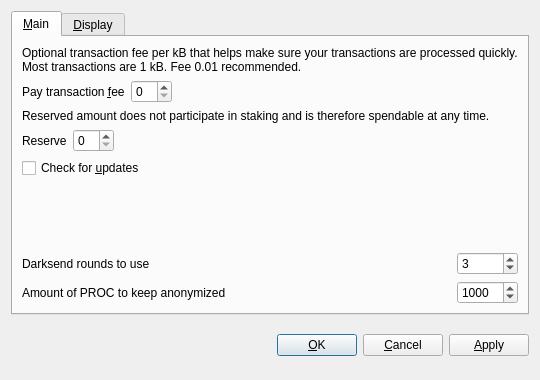
<?xml version="1.0" encoding="UTF-8"?>
<ui version="4.0">
 <class>OptionsDialog</class>
 <widget class="QDialog" name="OptionsDialog">
  <property name="geometry">
   <rect>
    <x>0</x>
    <y>0</y>
    <width>540</width>
    <height>380</height>
   </rect>
  </property>
  <property name="windowTitle">
   <string>Options</string>
  </property>
  <property name="modal">
   <bool>true</bool>
  </property>
  <layout class="QVBoxLayout" name="verticalLayout">
   <item>
    <widget class="QTabWidget" name="tabWidget">
     <property name="tabPosition">
      <enum>QTabWidget::North</enum>
     </property>
     <property name="currentIndex">
      <number>0</number>
     </property>
     <widget class="QWidget" name="tabMain">
      <attribute name="title">
       <string>&amp;Main</string>
      </attribute>
      <layout class="QGridLayout" name="gridLayout">
       <item row="0" column="0" colspan="2">
        <widget class="QLabel" name="transactionFeeInfoLabel">
         <property name="text">
          <string>Optional transaction fee per kB that helps make sure your transactions are processed quickly. Most transactions are 1 kB. Fee 0.01 recommended.</string>
         </property>
         <property name="textFormat">
          <enum>Qt::PlainText</enum>
         </property>
         <property name="wordWrap">
          <bool>true</bool>
         </property>
        </widget>
       </item>
       <item row="1" column="0">
        <layout class="QHBoxLayout" name="horizontalLayoutFee">
         <item>
          <widget class="QLabel" name="transactionFeeLabel">
           <property name="text">
            <string>Pay transaction &amp;fee</string>
           </property>
           <property name="textFormat">
            <enum>Qt::PlainText</enum>
           </property>
           <property name="buddy">
            <cstring>transactionFee</cstring>
           </property>
          </widget>
         </item>
         <item>
          <widget class="BitcoinAmountField" name="transactionFee"/>
         </item>
         <item>
          <spacer name="horizontalSpacerFee">
           <property name="orientation">
            <enum>Qt::Horizontal</enum>
           </property>
           <property name="sizeHint" stdset="0">
            <size>
             <width>40</width>
             <height>20</height>
            </size>
           </property>
          </spacer>
         </item>
        </layout>
       </item>
       <item row="2" column="0" colspan="2">
        <widget class="QLabel" name="reserveBalanceInfoLabel">
         <property name="text">
          <string>Reserved amount does not participate in staking and is therefore spendable at any time.</string>
         </property>
         <property name="textFormat">
          <enum>Qt::PlainText</enum>
         </property>
         <property name="wordWrap">
          <bool>true</bool>
         </property>
        </widget>
       </item>
       <item row="3" column="0">
        <layout class="QHBoxLayout" name="horizontalLayoutReserveBalance">
         <item>
          <widget class="QLabel" name="reserveBalanceLabel">
           <property name="text">
            <string>Reserve</string>
           </property>
           <property name="textFormat">
            <enum>Qt::PlainText</enum>
           </property>
           <property name="buddy">
            <cstring>reserveBalance</cstring>
           </property>
          </widget>
         </item>
         <item>
          <widget class="BitcoinAmountField" name="reserveBalance"/>
         </item>
         <item>
          <spacer name="horizontalSpacerReserveBalance">
           <property name="orientation">
            <enum>Qt::Horizontal</enum>
           </property>
           <property name="sizeHint" stdset="0">
            <size>
             <width>40</width>
             <height>20</height>
            </size>
           </property>
          </spacer>
         </item>
        </layout>
       </item>
       <item row="4" column="0">
        <widget class="QCheckBox" name="checkForUpdates">
         <property name="text">
          <string>Check for &amp;updates</string>
           </property>
        </widget>
       </item>
       <item row="5" column="0">
        <spacer name="verticalSpacer_Main">
         <property name="orientation">
          <enum>Qt::Vertical</enum>
         </property>
         <property name="sizeHint" stdset="0">
          <size>
           <width>20</width>
           <height>40</height>
          </size>
         </property>
        </spacer>
       </item>
       <item row="6" column="0">
        <widget class="QLabel" name="label">
         <property name="toolTip">
          <string>&lt;html&gt;&lt;head/&gt;&lt;body&gt;&lt;p&gt;This setting determines the amount of individual masternodes that an input will be anonymized through. More rounds of anonymization gives a higher degree of privacy, but also costs more in fees.&lt;/p&gt;&lt;/body&gt;&lt;/html&gt;</string>
         </property>
         <property name="text">
          <string>Darksend rounds to use</string>
         </property>
        </widget>
       </item>
       <item row="6" column="1">
        <widget class="QSpinBox" name="darksendRounds">
         <property name="minimum">
          <number>2</number>
         </property>
         <property name="maximum">
          <number>16</number>
         </property>
         <property name="value">
          <number>3</number>
         </property>
        </widget>
       </item>
       <item row="7" column="0">
        <widget class="QLabel" name="label_2">
         <property name="toolTip">
          <string>This amount acts as a threshold to turn off Darksend once it's reached.</string>
         </property>
         <property name="statusTip">
          <string notr="true"/>
         </property>
         <property name="whatsThis">
          <string notr="true"/>
         </property>
         <property name="accessibleName">
          <string notr="true"/>
         </property>
         <property name="accessibleDescription">
          <string notr="true"/>
         </property>
         <property name="text">
          <string>Amount of PROC to keep anonymized</string>
         </property>
        </widget>
       </item>
       <item row="7" column="1">
        <widget class="QSpinBox" name="anonymizeCads">
         <property name="minimum">
          <number>2</number>
         </property>
         <property name="maximum">
          <number>10000</number>
         </property>
         <property name="singleStep">
          <number>10</number>
         </property>
         <property name="value">
          <number>1000</number>
         </property>
        </widget>
       </item>
      </layout>
     </widget>
     <widget class="QWidget" name="tabDisplay">
      <attribute name="title">
       <string>&amp;Display</string>
      </attribute>
      <layout class="QVBoxLayout" name="verticalLayout_Display">
       <item>
        <layout class="QHBoxLayout" name="horizontalLayout_1_Display">
         <item>
          <widget class="QLabel" name="langLabel">
           <property name="text">
            <string>User Interface &amp;language:</string>
           </property>
           <property name="textFormat">
            <enum>Qt::PlainText</enum>
           </property>
           <property name="buddy">
            <cstring>lang</cstring>
           </property>
          </widget>
         </item>
         <item>
          <widget class="QValueComboBox" name="lang">
           <property name="toolTip">
            <string>The user interface language can be set here. This setting will take effect after restarting ProCurrency.</string>
           </property>
          </widget>
         </item>
        </layout>
       </item>
       <item>
        <layout class="QHBoxLayout" name="horizontalLayout_2_Display">
         <item>
          <widget class="QLabel" name="unitLabel">
           <property name="text">
            <string>&amp;Unit to show amounts in:</string>
           </property>
           <property name="textFormat">
            <enum>Qt::PlainText</enum>
           </property>
           <property name="buddy">
            <cstring>unit</cstring>
           </property>
          </widget>
         </item>
         <item>
          <widget class="QValueComboBox" name="unit">
           <property name="toolTip">
            <string>Choose the default subdivision unit to show in the interface and when sending coins.</string>
           </property>
          </widget>
         </item>
        </layout>
       </item>
       <item>
        <spacer name="verticalSpacer_Display">
         <property name="orientation">
          <enum>Qt::Vertical</enum>
         </property>
         <property name="sizeHint" stdset="0">
          <size>
           <width>20</width>
           <height>40</height>
          </size>
         </property>
        </spacer>
       </item>
      </layout>
     </widget>
    </widget>
   </item>
   <item>
    <layout class="QHBoxLayout" name="horizontalLayout_Buttons">
     <item>
      <spacer name="horizontalSpacer_1">
       <property name="orientation">
        <enum>Qt::Horizontal</enum>
       </property>
       <property name="sizeHint" stdset="0">
        <size>
         <width>40</width>
         <height>48</height>
        </size>
       </property>
      </spacer>
     </item>
     <item>
      <widget class="QLabel" name="statusLabel">
       <property name="font">
        <font>
         <weight>75</weight>
         <bold>true</bold>
        </font>
       </property>
       <property name="text">
        <string/>
       </property>
       <property name="textFormat">
        <enum>Qt::PlainText</enum>
       </property>
       <property name="wordWrap">
        <bool>true</bool>
       </property>
      </widget>
     </item>
     <item>
      <spacer name="horizontalSpacer_2">
       <property name="orientation">
        <enum>Qt::Horizontal</enum>
       </property>
       <property name="sizeHint" stdset="0">
        <size>
         <width>40</width>
         <height>48</height>
        </size>
       </property>
      </spacer>
     </item>
     <item>
      <widget class="QPushButton" name="okButton">
       <property name="text">
        <string>&amp;OK</string>
       </property>
      </widget>
     </item>
     <item>
      <widget class="QPushButton" name="cancelButton">
       <property name="text">
        <string>&amp;Cancel</string>
       </property>
       <property name="autoDefault">
        <bool>false</bool>
       </property>
      </widget>
     </item>
     <item>
      <widget class="QPushButton" name="applyButton">
       <property name="text">
        <string>&amp;Apply</string>
       </property>
       <property name="autoDefault">
        <bool>false</bool>
       </property>
      </widget>
     </item>
    </layout>
   </item>
  </layout>
 </widget>
 <customwidgets>
  <customwidget>
   <class>BitcoinAmountField</class>
   <extends>QSpinBox</extends>
   <header>bitcoinamountfield.h</header>
   <container>1</container>
  </customwidget>
  <customwidget>
   <class>QValueComboBox</class>
   <extends>QComboBox</extends>
   <header>qvaluecombobox.h</header>
  </customwidget>
  <customwidget>
   <class>QValidatedLineEdit</class>
   <extends>QLineEdit</extends>
   <header>qvalidatedlineedit.h</header>
  </customwidget>
 </customwidgets>
 <resources/>
 <connections/>
</ui>
